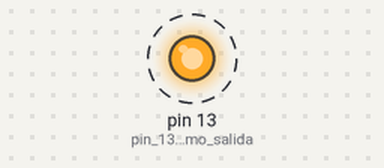
A sketch run on a simulated Arduino Uno, built with avr-gcc and run on an emulated ATmega328P. On the bench: output pins drawn as LEDs (lit = HIGH). Dashed ring = blinking.

Above: at 0.5 s.
Timing chart, 0 to 4.6 s (numbered marks = the images above):
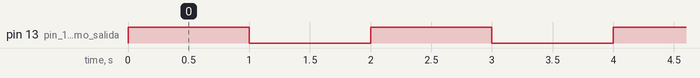

The sketch:

primera_prueba.ino
```cpp
void setup() {
  pinMode(13, OUTPUT);    // pin 13 como salida
}

void loop() {
  digitalWrite(13, HIGH);     // pin 13 a nivel alto (1)
  delay(1000);                // demora de 1 seg.
  digitalWrite(13, LOW);      // pin 13 a nivel bajo (0)
  delay(1000);                // demora de 1 seg.
}
```

colores.h
```cpp
#ifndef _COLORES_H_
#define _COLORES_H_

#define COLOR_BLANCO "\x1b[37m\x1b[1m"
#define	COLOR_ROJO "\x1b[31m\x1b[1m"
#define COLOR_VERDE "\x1b[32m\x1b[1m"
#define COLOR_AMARILLO "\x1b[33m\x1b[1m"
#define COLOR_NORMAL "\x1b[0m"

#define COLOR_FROJO "\x1b[41m"
#define COLOR_FVERDE "\x1b[42m"
#define COLOR_FAMARILLO "\x1b[43m"
#define COLOR_FNORMAL "\x1b[40m"

#endif //_COLORES_H_
```

hola.c
```cpp
#include <stdio.h>
#include "colores.h"
int main(){
	printf(COLOR_AMARILLO"Bieeeeeeeeeeeeeeeenvenidos al Himalaya, helao?\n");
	return 0;
}
```

Measured:
- by itself, pin 13 (pin_13_como_salida): alternates HIGH for 1.0 s and LOW for 1.0 s
